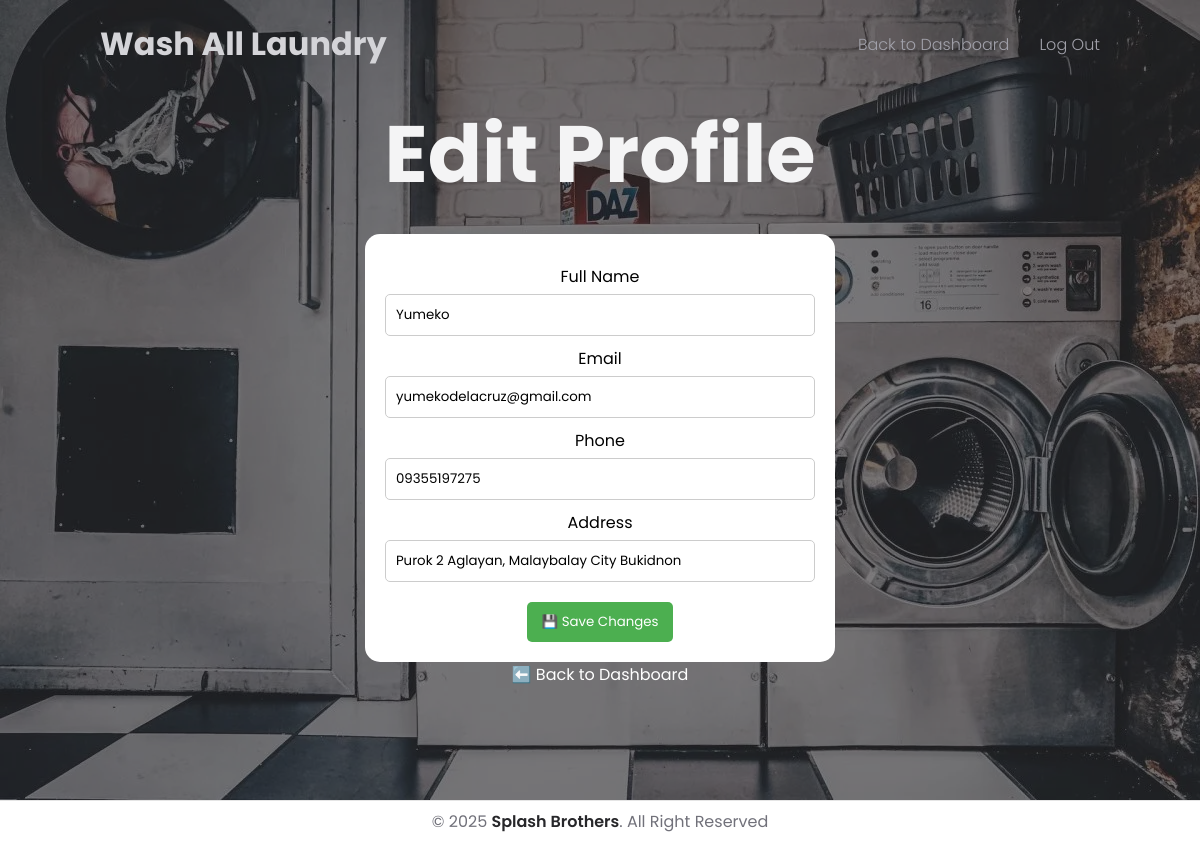
/customer_edit_profile.php (signed in), run on the app's committed database.
### tables this page shows
CREATE TABLE `customers` (
  `id` int(11) NOT NULL,
  `name` varchar(100) NOT NULL,
  `address` varchar(255) DEFAULT NULL,
  `phone` varchar(100) DEFAULT NULL,
  `email` varchar(100) NOT NULL,
  `password` varchar(255) NOT NULL,
  `created_at` timestamp NOT NULL DEFAULT current_timestamp(),
  `order_frequency` int(11) DEFAULT 0,
  `total_spend` decimal(10,2) DEFAULT 0.00
);

### customer_edit_profile.php (the view, shortened to what this page needs)
<?php
include 'config.php';
$customer_id = $_SESSION['customer_id'];
$sql = "SELECT * FROM customers WHERE id = ?";
$stmt = $conn->prepare($sql);
$stmt->bind_param("i", $customer_id);
$stmt->execute();
$result = $stmt->get_result();
$customer = $result->fetch_assoc();
?>
<!DOCTYPE html>
<html lang="en">
<head>
    <link rel="stylesheet" href="User/style.css">
    <link rel="stylesheet" href="https://cdnjs.cloudflare.com/ajax/libs/font-awesome/6.1.2/css/all.min.css" />
    <link rel="stylesheet" href="https://cdnjs.cloudflare.com/ajax/libs/aos/2.3.4/aos.css" />
</head>
<body>
    <header>
        <a href="#" class="logo" data-aos="fade-down">Wash All Laundry</a>
        <ul class="nav">
            <li data-aos="fade-down" data-aos-delay="50"><a onclick="location.href='User/index.php'" >Back to Dashboard</a></li>
            <li data-aos="fade-down" data-aos-delay="50"><a onclick="location.href='index.php'">Log Out</a></li>
        </ul>
    </header>
    <section class="hero_section" id="home">
        <div class="content">
            <h2 data-aos="fade-down" data-aos-delay="50">Edit Profile</h2>
        <form data-aos="fade-down" data-aos-delay="50" style="background-color: white; padding: 20px; border-radius: 15px;" action="" method="POST">
            <label for="name">Full Name</label>
            <input type="text" name="name" required value="<?= htmlspecialchars($customer['name']) ?>">
            <label for="email">Email</label>
            <input type="email" name="email" required value="<?= htmlspecialchars($customer['email']) ?>">
            <label for="phone">Phone</label>
            <input type="text" name="phone" required value="<?= htmlspecialchars($customer['phone']) ?>">
            <label for="address">Address</label>
            <input type="text" name="address" required value="<?= htmlspecialchars($customer['address']) ?>">
            <button type="submit">💾 Save Changes</button>
        </form>
    </div>
        <a style="color: white;" href="dashboard.php" class="back-link">⬅️ Back to Dashboard</a>
    </section>
    <div class="cp">
        <p>&copy; 2025 <a href="#">Splash Brothers</a>. All Right Reserved</p>
    </div>
</body>
</html>

### User/style.css (style rules this page uses)
* { margin: 0; padding: 0; font-family: "Poppins", sans-serif; box-sizing: border-box; scroll-behavior: smooth; border: none; outline: none; list-style: none; text-decoration: none; -webkit-user-select: none; -moz-user-select: none; user-select: none; transition: all 300ms ease; }
body { font-size: 1em; }
section { padding: 80px 20px; display: flex; flex-direction: column; align-items: center; justify-content: center; }
header { position: fixed; top: 0; left: 0; width: 100%; padding: 20px 100px; z-index: 100000; display: flex; justify-content: space-between; align-items: center; transition: 0.5s; }
header .logo { color: #D4D4D8; font-weight: 700; font-size: 2em; text-decoration: none; }
header .nav { position: relative; display: flex; }
header .nav li { margin: 0 0 0 30px; }
header .nav li a { color: #A1A1AA; font-weight: 300; }
.hero_section { position: relative; min-height: 100vh; background: url(../User/image/bg4.jpg) no-repeat; background-size: cover; background-position: center; display: flex; align-items: center; justify-content: center; z-index: 1; }
.hero_section::before { content: ""; position: absolute; inset: 0; width: 100%; height: 100%; background-color: #27272A; opacity: 0.6; z-index: -1; }
.hero_section .content { max-width: 900px; display: flex; flex-direction: column; align-items: center; text-align: center; }
.hero_section .content h2 { font-size: 5em; font-weight: 700; line-height: 1; color: #F4F4F5; }
.cp { padding: 8px 20px; border-top: 1px solid rgba(0, 0, 0, 0.1); text-align: center; width: 100%; justify-content: center; }
.cp p { color: #71717A; }
.cp a { color: #27272A; font-weight: 600; }

### customer_edit_profile.php (style rules this page uses)
h2 { margin-bottom: 20px; color: #4CAF50; }
label { display: block; margin-top: 10px; }
input[type="text"], input[type="email"] { width: 100%; padding: 10px; margin-top: 5px; border-radius: 5px; border: 1px solid #ccc; }
button { margin-top: 20px; background-color: #4CAF50; color: white; padding: 10px 15px; border: none; border-radius: 5px; cursor: pointer; }

### data on the page
customers: name "Yumeko", email "yumekodelacruz@gmail.com", phone "09355197275", address "Purok 2 Aglayan, Malaybalay City Bukidnon"
